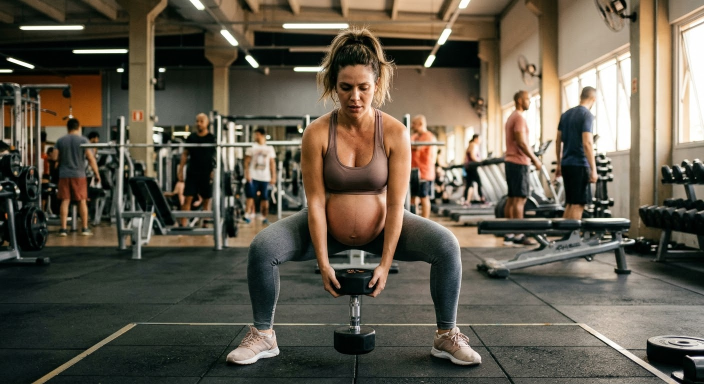
#> input picture perfis/jotafit/03-saude-da-mulher/gestante-treino-de-forca/imagens/img_sumo_halter.jpg, 1408 x 768 px, found by its file name (shown at 1/2 size)
$ python c5_gestante.py ../../../perfis/jotafit/03-saude-da-mulher/gestante-treino-de-forca/imagens/ilustra_gestante_agacha.png ../../../perfis/jotafit/03-saude-da-mulher/gestante-treino-de-forca/imagens/img_sumo_halter.jpg
#> lines starting #> are read from the running program, lines starting #| are printed output that depends on the picture
### ferramentas/carrossel/scripts/carrossel.py
"""Carrosséis no padrão 'Método Jota Fit' (1080x1350): grafite, arco do J, Poppins, check amarelo, linha de progresso."""
import sys, math, numpy as np
from PIL import Image, ImageDraw, ImageFont, ImageFilter

import os
R = os.path.dirname(os.path.dirname(os.path.abspath(__file__))) + '/'   # ferramentas/carrossel/
M = R
OUT = sys.argv[1]
W, H = 1080, 1350
Y = (245, 197, 24); WH = (255, 255, 255); GR = (154, 157, 163); BG = (12, 12, 12); DK = (14, 14, 16); RED = (235, 87, 87); GRN = (61, 200, 120)
PF = R + 'fonts/Poppins-'
def P(w, s): return ImageFont.truetype(PF + w + '.ttf', s)

def tracked(d, xy, text, font, fill, track, anchor='l'):
    x, y = xy
    tw = sum(font.getlength(c) for c in text) + track * (len(text) - 1)
    if anchor == 'r': x -= tw
    if anchor == 'm': x -= tw / 2
    for c in text:
        d.text((x, y), c, font=font, fill=fill, anchor='lm'); x += font.getlength(c) + track

def base(page, total, header='CIÊNCIA JOTA FIT', mark=None):
#> called with page = 1, total = 7, header = 'SAÚDE DA MULHER · JOTA FIT'
    yy, xx = np.mgrid[0:H, 0:W].astype(np.float32)
    glow = np.clip(1 - np.sqrt(((xx - 480) / 900) ** 2 + ((yy - 640) / 800) ** 2), 0, 1)
    v = 12 + 10 * glow
    im = Image.fromarray(np.dstack([v, v, v]).astype(np.uint8)).convert('RGBA')
    # J arc watermark
    a = Image.new('RGBA', (W, H)); d = ImageDraw.Draw(a)
#> after `a = Image.new('RGBA', (W, H))`: a: PIL image 1080x1350 RGBA; every value is 0
    cx, cy, r = 1250, 690, 560
    d.ellipse((cx - r, cy - r, cx + r, cy + r), outline=(30, 30, 30, 255), width=105)
    d.rectangle((900, 790, 1080, 900), fill=(26, 26, 26, 255))
    if mark: d.text((870, 560), mark, font=P('ExtraBold', 520), fill=(28, 28, 28, 255), anchor='mm')
    im.alpha_composite(a)
    d = ImageDraw.Draw(im)
    tracked(d, (70, 87), header, P('Bold', 25), GR, 7.5)
    d.text((1010, 87), f'{page}/{total}', font=P('SemiBold', 25), fill=GR, anchor='rm')
    return im

def kicker(im, text, y=290):
    tracked(ImageDraw.Draw(im), (70, y), text, P('Bold', 32), Y, 6.5)

def title(im, lines, y=375, size=80, lh=None, col=WH, x=70):
    d = ImageDraw.Draw(im); lh = lh or int(size * 1.12)
    for i, ln in enumerate(lines):
        d.text((x, y + i * lh), ln, font=P('Bold', size), fill=col, anchor='lm')
    return y + (len(lines) - 1) * lh

def check(im, x, y, r=14, col=Y):
    d = ImageDraw.Draw(im); d.ellipse((x - r, y - r, x + r, y + r), fill=col)
    d.line([(x - r * 0.45, y + r * 0.02), (x - r * 0.1, y + r * 0.38), (x + r * 0.5, y - r * 0.35)], fill=DK, width=max(3, int(r * 0.28)), joint='curve')

def cross(im, x, y, r=14):
    d = ImageDraw.Draw(im); d.ellipse((x - r, y - r, x + r, y + r), fill=RED)
    k = r * 0.38; d.line((x - k, y - k, x + k, y + k), fill=DK, width=4); d.line((x - k, y + k, x + k, y - k), fill=DK, width=4)

# [11 lines left out: function bullets, not called in this run]

def statement(im, lines, y, col=Y, size=40, x=70):
    d = ImageDraw.Draw(im)
    for i, ln in enumerate(lines): d.text((x, y + i * int(size * 1.3)), ln, font=P('Bold', size), fill=col, anchor='lm')

def progress(im, n, total, label):
    d = ImageDraw.Draw(im)
    d.line((0, 1195, 540, 1195), fill=Y, width=5)
    d.line((540, 1195, W, 1195), fill=Y if n == total else (42, 42, 46), width=5)
    d.ellipse((506, 1161, 574, 1229), fill=Y)
    d.text((540, 1196), str(n), font=P('Bold', 34), fill=DK, anchor='mm')
    d.text((540, 1270), label, font=P('SemiBold', 28), fill=WH, anchor='mm')

def panel(im, box, r=28):
    d = ImageDraw.Draw(im); d.rounded_rectangle(box, r, fill=(20, 20, 23), outline=(46, 46, 52), width=2)

# [27 lines left out: functions slice_img, put_slice, tag, callout, not called in this run]

def foot(im, text, y=1128, maxw=940):
    d = ImageDraw.Draw(im); f = P('Regular', 19); lines = ['']
    for w in text.split(' '):
        t = (lines[-1] + ' ' + w).strip()
        if f.getlength(t) > maxw and lines[-1]: lines.append(w)
        else: lines[-1] = t
    for i, ln in enumerate(lines): d.text((70, y + i * 24), ln, font=f, fill=(110, 110, 118), anchor='lm')

def save(im, name): im.convert('RGB').save(OUT + '/' + name, quality=95)

# ---------------- line chart helper ----------------
# [21 lines left out: function chart, not called in this run]

def swipe(im, text='Arrasta para o lado', y=1130):
    d = ImageDraw.Draw(im); f = P('SemiBold', 30); d.text((70, y), text, font=f, fill=WH, anchor='lm')
    x = 70 + f.getlength(text) + 22
    d.line((x, y, x + 46, y), fill=Y, width=5); d.polygon([(x + 50, y), (x + 36, y - 11), (x + 36, y + 11)], fill=Y)

### ferramentas/carrossel/scripts/c5_gestante.py
"""Carrossel: Grávida precisa treinar leve? (Método Jota Fit). Uso: python3 c5_gestante.py <saida> <pasta_imagens>"""
from carrossel import *
IMG = sys.argv[2].rstrip('/') + '/'
T = 7; HDR = 'SAÚDE DA MULHER · JOTA FIT'; LG = (210, 210, 215); ORG = (240, 150, 60)

def text(im, xy, s, size=32, col=LG, w='Regular', anchor='lm'):
    ImageDraw.Draw(im).text(xy, s, font=P(w, size), fill=col, anchor=anchor)

def aluna(im, cx, top, hgt):
    a = Image.open(IMG + 'ilustra_gestante_agacha.png').convert('RGBA')
    s = hgt / a.height; a = a.resize((int(a.width * s), hgt), Image.LANCZOS)
    g = Image.new('RGBA', (W, H)); ImageDraw.Draw(g).ellipse((cx - 260, top + hgt * 0.15, cx + 260, top + hgt * 0.95), fill=Y + (60,))
    im.alpha_composite(g.filter(ImageFilter.GaussianBlur(60)))
    sh = Image.new('RGBA', (W, H)); ImageDraw.Draw(sh).ellipse((cx - 150, top + hgt - 25, cx + 150, top + hgt + 15), fill=(0, 0, 0, 160))
    im.alpha_composite(sh.filter(ImageFilter.GaussianBlur(14)))
    im.alpha_composite(a, (int(cx - a.width / 2), int(top)))

def card(im, name, crop, box, r=34):
    x0, y0, x1, y1 = box; w, h = x1 - x0, y1 - y0
    src = Image.open(IMG + name).convert('RGB').crop(crop)
    sc = max(w / src.width, h / src.height); src = src.resize((int(src.width * sc) + 1, int(src.height * sc) + 1), Image.LANCZOS)
    l, t = (src.width - w) // 2, (src.height - h) // 2; src = src.crop((l, t, l + w, t + h)).convert('RGBA')
    mk = Image.new('L', (w, h), 0); ImageDraw.Draw(mk).rounded_rectangle((0, 0, w - 1, h - 1), r, fill=255); src.putalpha(mk)
    g = Image.new('RGBA', (W, H)); ImageDraw.Draw(g).rounded_rectangle((x0 - 14, y0 - 14, x1 + 14, y1 + 14), r + 10, fill=Y + (60,))
    im.alpha_composite(g.filter(ImageFilter.GaussianBlur(30))); im.alpha_composite(src, (x0, y0))
    ImageDraw.Draw(im).rounded_rectangle(box, r, outline=Y, width=4)

def bgphoto(im, name, crop, dark=0.28):
    src = Image.open(IMG + name).convert('RGB').crop(crop)
    sc = max(W / src.width, H / src.height); src = src.resize((int(src.width * sc) + 1, int(src.height * sc) + 1), Image.LANCZOS)
    l, t = (src.width - W) // 2, (src.height - H) // 2; src = src.crop((l, t, l + W, t + H))
    a = np.asarray(src).astype(np.float32) * dark
    yy = np.linspace(0, 1, H)[:, None, None]; a *= (0.55 + 0.45 * yy)  # mais escuro no topo, onde fica o texto
    ov = Image.fromarray(a.clip(0, 255).astype(np.uint8)).convert('RGBA')
    base_ = im.copy(); im.paste(ov, (0, 0)); im.alpha_composite(Image.blend(base_, im, 1.0))

def bgside(im, name, crop, page, left=0.18, right=0.62):
#> called with name = 'img_sumo_halter.jpg', crop = (300, 0, 914, 768), page = 1, left = 0.18, right = 0.62
    src = Image.open(IMG + name).convert('RGB').crop(crop)
    sc = max(W / src.width, H / src.height); src = src.resize((int(src.width * sc) + 1, int(src.height * sc) + 1), Image.LANCZOS)
#> after `sc = max(W / src.width, H / src.height)`: sc = 1.76
    l, t = (src.width - W) // 2, (src.height - H) // 2; src = src.crop((l, t, l + W, t + H))
#> after `l, t = ((src.width - W) // 2, (src.height - H) // 2)`: l = 0; t = 0
    a = np.asarray(src).astype(np.float32)
#> a: shape (1350, 1080, 3) float32
    xx = np.linspace(0, 1, W)[None, :, None]; yy = np.linspace(0, 1, H)[:, None, None]
    k = left + (right - left) * np.clip((xx - 0.25) / 0.5, 0, 1)      # escuro à esquerda (texto), claro à direita (gestante)
    k = k * (0.7 + 0.3 * np.clip(yy * 3, 0, 1)) * (1 - 0.45 * np.clip((yy - 0.8) / 0.2, 0, 1))  # topo e rodapé mais escuros
    im.paste(Image.fromarray((a * k).clip(0, 255).astype(np.uint8)).convert('RGBA'), (0, 0))
    d = ImageDraw.Draw(im); tracked(d, (70, 87), HDR, P('Bold', 25), GR, 7.5)
    d.text((1010, 87), f'{page}/{T}', font=P('SemiBold', 25), fill=GR, anchor='rm')

def stat(im, cx, cy, big, small, col=Y, bs=64):
    d = ImageDraw.Draw(im)
    d.text((cx, cy), big, font=P('ExtraBold', bs), fill=col, anchor='mm')
    d.text((cx, cy + bs * 0.75), small, font=P('Medium', 26), fill=LG, anchor='mm')

def warn(im, x, y, r=14):
    d = ImageDraw.Draw(im); d.ellipse((x - r, y - r, x + r, y + r), fill=ORG)
    d.text((x, y + 1), '!', font=P('ExtraBold', 22), fill=DK, anchor='mm')

def rows(im, items, y, gap=86, size=31):
    d = ImageDraw.Draw(im)
    for i, (kind, b, rest) in enumerate(items):
        yy = y + i * gap
        (check(im, 84, yy) if kind == 'ok' else warn(im, 84, yy))
        f1 = P('SemiBold', size); d.text((116, yy), b, font=f1, fill=WH, anchor='lm')
        if rest: d.text((116 + f1.getlength(b) + 10, yy), rest, font=P('Regular', size), fill=LG, anchor='lm')

# 1 CAPA
im = base(1, T, HDR)
bgside(im, 'img_sumo_halter.jpg', (300, 0, 914, 768), 1)
kicker(im, 'MITO × VERDADE', 260)
title(im, ['Grávida', 'precisa', 'treinar', 'leve?'], 350, 92)

text(im, (70, 860), 'O que os estudos mais', 34, WH, 'SemiBold')
text(im, (70, 905), 'recentes mostram.', 34, Y, 'SemiBold')
swipe(im, 'Arrasta e entenda')
progress(im, 1, T, 'A pergunta')
save(im, 'gestante-01.png')
#> in save, `def save(im, name): im.convert('RGB').save(OUT + '/' + name, quality=95)`:
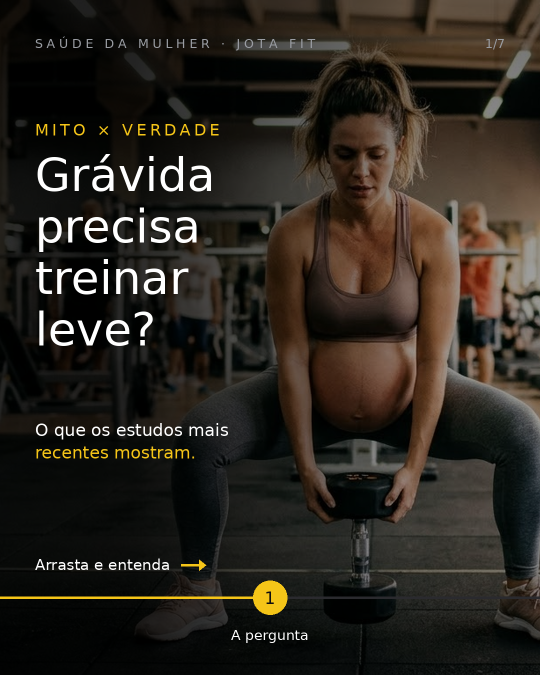
#> saved as gestante-01.png: PIL image 1080x1350 RGB (shown at 1/2 size); mean R, G, B 43, 37.8, 30.7

# 2 META-ANÁLISE
im = base(2, T, HDR)
kicker(im, '50 ESTUDOS · 47.619 GESTANTES')
title(im, ['Treino de força', 'na gestação'], 375, 76)
text(im, (70, 545), 'esteve associado a MENOS chance de:', 32, WH, 'SemiBold')
items = [('Pressão alta na gestação', '−58%'), ('Diabetes gestacional', '−38%'), ('Alterações de humor', '−52%'), ('Bebê grande demais', '−33%')]
for i, (lab, v) in enumerate(items):
    y = 640 + i * 92
    panel(im, (70, y - 38, 1010, y + 38), 22)
    text(im, (100, y), lab, 32, WH, 'Medium')
    text(im, (980, y), v, 44, Y, 'ExtraBold', 'rm')
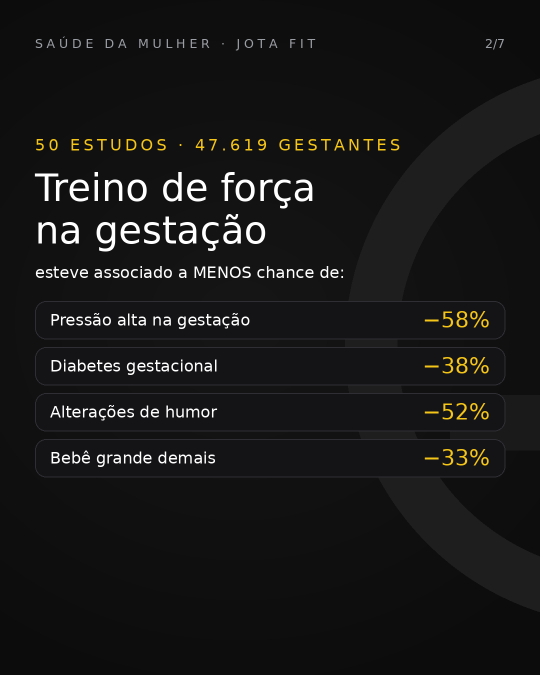
#> im: PIL image 1080x1350 RGBA (shown at 1/2 size); mean R, G, B, A 24, 23.7, 23.4, 255
statement(im, ['Mas 9 em cada 10 programas', 'misturavam força + aeróbico.'], 1030, Y, 34)
foot(im, 'Prevett et al., 2025, Br J Sports Med (chance = odds ratio: 0,42 · 0,62 · 0,48 · 0,67).', 1128)
progress(im, 2, T, 'O que 50 estudos mostram')
save(im, 'gestante-02.png')

# 3 CARGA ALTA TESTADA
im = base(3, T, HDR)
bgphoto(im, 'img_agacha_barra.jpg', (420, 0, 1000, 640), 0.30)
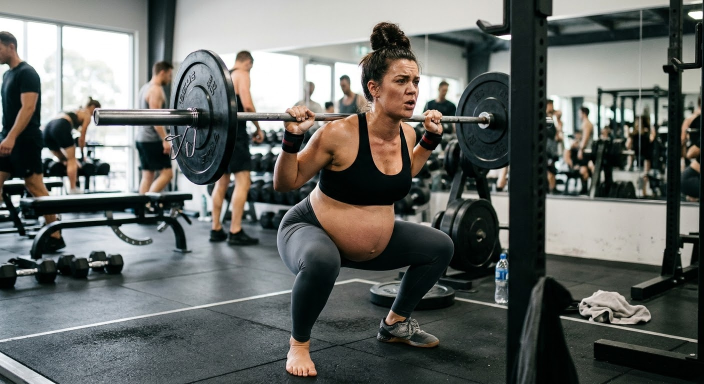
#> input picture perfis/jotafit/03-saude-da-mulher/gestante-treino-de-forca/imagens/img_agacha_barra.jpg, 1408 x 768 px, found by its file name (shown at 1/2 size)
#> in bgphoto, `src = Image.open(IMG + name).convert('RGB').crop(crop)`:
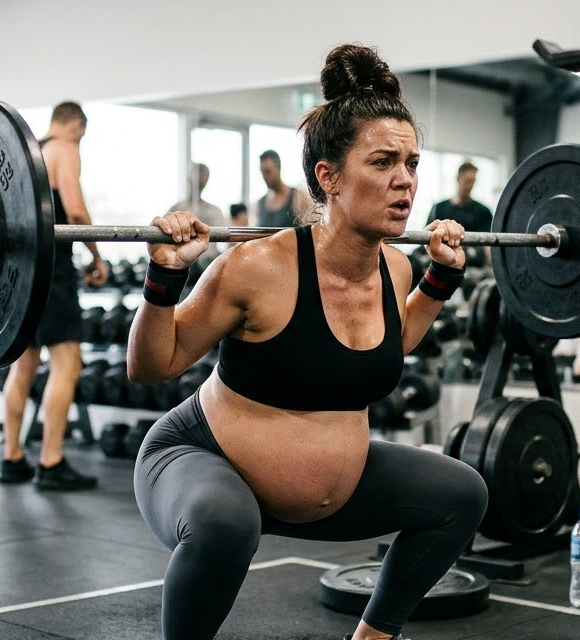
#> src: PIL image 580x640 RGB; mean R, G, B 110.3, 107.7, 101.9
#> in bgphoto, `src = src.crop((l, t, l + W, t + H))`:
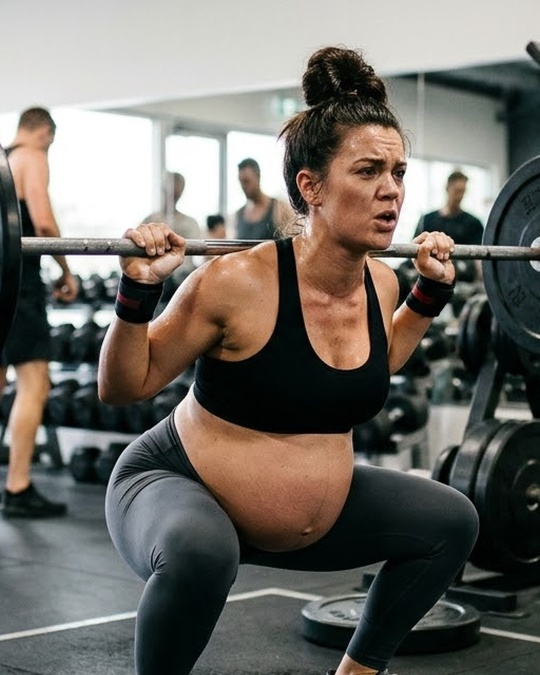
#> src: PIL image 1080x1350 RGB (shown at 1/2 size); mean R, G, B 113.1, 109.3, 102.9
#> in bgphoto, `a *= 0.55 + 0.45 * yy`:
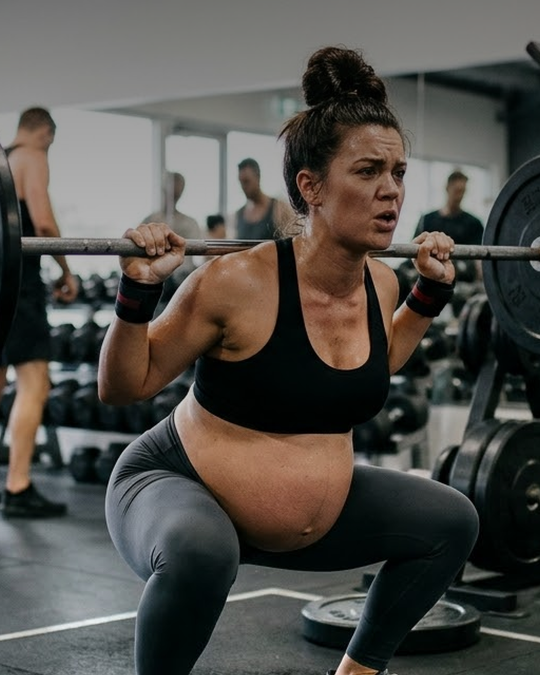
#> a: shape (1350, 1080, 3) float32 (shown at 1/2 size); mean R, G, B 24.5, 23.7, 22.3; drawn with min black and max white
tracked(ImageDraw.Draw(im), (70, 87), HDR, P('Bold', 25), GR, 7.5); ImageDraw.Draw(im).text((1010, 87), '3/7', font=P('SemiBold', 25), fill=GR, anchor='rm')
kicker(im, 'E CARGA ALTA?')
title(im, ['Já foi testada.'], 375, 80)
text(im, (70, 490), '10 gestantes saudáveis, ~26 semanas: agachamento,', 30)
text(im, (70, 532), 'supino e terra a 70%, 80% e 90% da carga de 10 reps.', 30)
for i, (b, s) in enumerate((('70%', 'da carga'), ('80%', 'da carga'), ('90%', '+ Valsalva'))):
    cx = 220 + i * 320; panel(im, (cx - 140, 600, cx + 140, 780), 26); stat(im, cx, 670, b, s, Y, 72)
rows(im, [('ok', 'Batimentos do bebê:', 'sem queda'), ('ok', 'Fluxo no cordão:', 'dentro do normal')], 870, 86, 32)
statement(im, ['Foi a resposta a UM treino.'], 1045, Y, 38)
foot(im, 'Moolyk et al., 2025, Br J Sports Med.', 1128)
progress(im, 3, T, 'Carga alta')
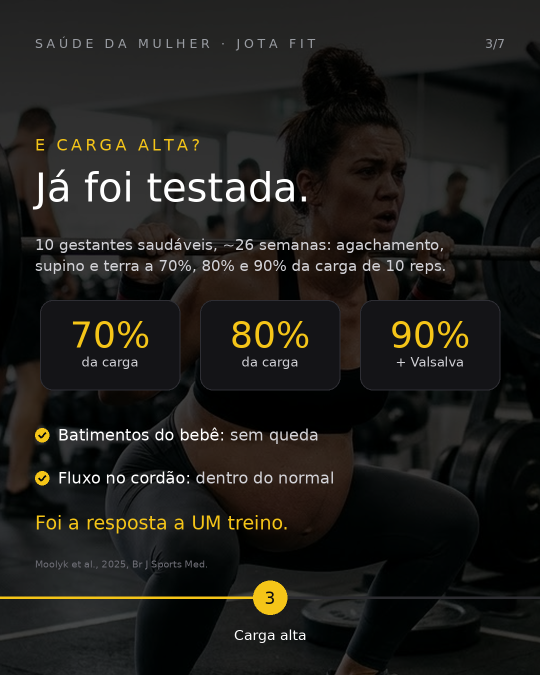
#> im: PIL image 1080x1350 RGBA (shown at 1/2 size); mean R, G, B, A 31.6, 30.4, 27.3, 255
save(im, 'gestante-03.png')

# 4 ATLETAS
im = base(4, T, HDR)
kicker(im, 'E NAS ATLETAS?')
title(im, ['48 atletas grávidas.', 'Treino pesado.'], 375, 70)
text(im, (70, 545), '3 × 8 repetições, parando 1 antes da falha, no', 30)
text(im, (70, 587), 'sumô terra, no supino e no supino inclinado.', 30)
rows(im, [('ok', 'Batimentos do bebê', 'na faixa normal'),
          ('warn', '1 queda passageira', 'após o supino'),
          ('warn', '1 mal-estar', 'deitada de barriga para cima')], 690, 88, 31)
statement(im, ['Atleta grávida não é', 'gestante iniciante.'], 990, Y, 40)
foot(im, 'Dalhaug et al., 2025, BMJ Open Sport Exerc Med.', 1128)
progress(im, 4, T, 'Atletas')
save(im, 'gestante-04.png')

# 5 LIMITE DA CIÊNCIA
im = base(5, T, HDR)
kicker(im, 'O LIMITE DA CIÊNCIA')
title(im, ['Ainda falta', 'saber a dose.'], 375, 80)
for i, (b, s) in enumerate((('117', 'estudos'), ('66.133', 'gestantes'), ('29', 'países'))):
    cx = 220 + i * 320; panel(im, (cx - 145, 560, cx + 145, 720), 26); stat(im, cx, 625, b, s, WH, 60)
text(im, (70, 800), 'A carga usada no treino foi bem descrita em', 32)
d = ImageDraw.Draw(im); d.text((70, 880), 'só 38%', font=P('ExtraBold', 96), fill=Y, anchor='lm')
text(im, (430, 885), 'dos estudos.', 36, WH, 'SemiBold')
statement(im, ['Mexer-se na gestação: muita prova.', 'Carga ideal: ainda em estudo.'], 1010, Y, 34)
foot(im, 'Geard et al., 2026, J Sci Med Sport.', 1128)
progress(im, 5, T, 'O limite')
save(im, 'gestante-05.png')

# 6 O QUE FAZER
im = base(6, T, HDR)
kicker(im, 'SALVA PRA USAR')
title(im, ['Como treinar', 'na gestação'], 375, 80)
rows(im, [('ok', 'Liberação', 'do obstetra, sempre'),
          ('ok', '150 min/semana', 'de atividade + força'),
          ('ok', 'Já treinava?', 'pode seguir mais forte'),
          ('ok', 'Iniciante?', 'começa leve e progride'),
          ('warn', 'Fim da gestação:', 'cuidado deitada'),
          ('warn', 'Sentiu algo estranho?', 'pare e avise o médico')], 560, 80, 30)
statement(im, ['Nem medo, nem ego: individualização.'], 1065, Y, 34)
foot(im, 'OMS 2020 (Bull et al., Br J Sports Med); Diretriz canadense 2019 (Mottola et al.). Converse com seu médico.', 1128)
progress(im, 6, T, 'O que fazer')
save(im, 'gestante-06.png')

# 7 CTA
im = base(7, T, HDR, mark='J')
bgside(im, 'img_desenvolvimento.jpg', (250, 0, 864, 768), 7)
#> (the run stopped early here; a loop or call above may not have finished)
